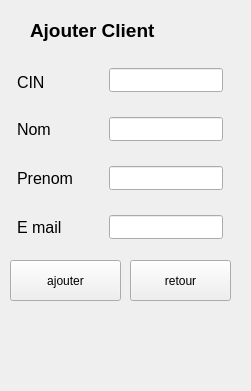
<?xml version="1.0" encoding="UTF-8"?>
<ui version="4.0">
 <class>ajouteravis</class>
 <widget class="QWidget" name="ajouteravis">
  <property name="windowModality">
   <enum>Qt::WindowModal</enum>
  </property>
  <property name="geometry">
   <rect>
    <x>0</x>
    <y>0</y>
    <width>251</width>
    <height>391</height>
   </rect>
  </property>
  <property name="windowTitle">
   <string>Form</string>
  </property>
  <property name="autoFillBackground">
   <bool>false</bool>
  </property>
  <widget class="QLabel" name="ajouteravis_2">
   <property name="geometry">
    <rect>
     <x>30</x>
     <y>10</y>
     <width>191</width>
     <height>41</height>
    </rect>
   </property>
   <property name="font">
    <font>
     <pointsize>14</pointsize>
     <weight>75</weight>
     <bold>true</bold>
    </font>
   </property>
   <property name="layoutDirection">
    <enum>Qt::LeftToRight</enum>
   </property>
   <property name="styleSheet">
    <string>backgroud-color:white;</string>
   </property>
   <property name="text">
    <string>Ajouter Client</string>
   </property>
  </widget>
  <widget class="QPushButton" name="retour">
   <property name="geometry">
    <rect>
     <x>130</x>
     <y>260</y>
     <width>101</width>
     <height>41</height>
    </rect>
   </property>
   <property name="styleSheet">
    <string notr="true">QLineEdit { color: red; }
</string>
   </property>
   <property name="text">
    <string>retour</string>
   </property>
  </widget>
  <widget class="QPushButton" name="pushButton">
   <property name="geometry">
    <rect>
     <x>10</x>
     <y>260</y>
     <width>111</width>
     <height>41</height>
    </rect>
   </property>
   <property name="autoFillBackground">
    <bool>false</bool>
   </property>
   <property name="styleSheet">
    <string notr="true">QLineEdit { color: red; }
</string>
   </property>
   <property name="text">
    <string>ajouter</string>
   </property>
  </widget>
  <widget class="QLabel" name="label_idclient_avis">
   <property name="geometry">
    <rect>
     <x>17</x>
     <y>67</y>
     <width>86</width>
     <height>31</height>
    </rect>
   </property>
   <property name="font">
    <font>
     <pointsize>12</pointsize>
    </font>
   </property>
   <property name="styleSheet">
    <string notr="true">QLineEdit { color: red; }
</string>
   </property>
   <property name="text">
    <string>CIN</string>
   </property>
  </widget>
  <widget class="QLabel" name="label_id_avis">
   <property name="geometry">
    <rect>
     <x>17</x>
     <y>116</y>
     <width>72</width>
     <height>27</height>
    </rect>
   </property>
   <property name="font">
    <font>
     <pointsize>12</pointsize>
    </font>
   </property>
   <property name="styleSheet">
    <string notr="true">QLineEdit { color: red; }
</string>
   </property>
   <property name="text">
    <string>Nom</string>
   </property>
  </widget>
  <widget class="QLineEdit" name="avis_edit">
   <property name="geometry">
    <rect>
     <x>109</x>
     <y>166</y>
     <width>114</width>
     <height>24</height>
    </rect>
   </property>
   <property name="styleSheet">
    <string>backgroud-color:white;</string>
   </property>
   <property name="text">
    <string/>
   </property>
  </widget>
  <widget class="QLineEdit" name="id_edit_avis">
   <property name="geometry">
    <rect>
     <x>109</x>
     <y>117</y>
     <width>114</width>
     <height>24</height>
    </rect>
   </property>
   <property name="styleSheet">
    <string>backgroud-color:white;</string>
   </property>
  </widget>
  <widget class="QLineEdit" name="film_edit">
   <property name="geometry">
    <rect>
     <x>109</x>
     <y>215</y>
     <width>114</width>
     <height>24</height>
    </rect>
   </property>
   <property name="styleSheet">
    <string>backgroud-color:white;</string>
   </property>
  </widget>
  <widget class="QLabel" name="label_avis">
   <property name="geometry">
    <rect>
     <x>17</x>
     <y>165</y>
     <width>71</width>
     <height>27</height>
    </rect>
   </property>
   <property name="font">
    <font>
     <pointsize>12</pointsize>
    </font>
   </property>
   <property name="styleSheet">
    <string notr="true">QLineEdit { color: red; }
</string>
   </property>
   <property name="text">
    <string>Prenom</string>
   </property>
  </widget>
  <widget class="QLabel" name="label_nom_film">
   <property name="geometry">
    <rect>
     <x>17</x>
     <y>214</y>
     <width>54</width>
     <height>27</height>
    </rect>
   </property>
   <property name="font">
    <font>
     <pointsize>12</pointsize>
    </font>
   </property>
   <property name="styleSheet">
    <string notr="true">QLineEdit { color: red; }
</string>
   </property>
   <property name="text">
    <string>E mail</string>
   </property>
  </widget>
  <widget class="QLineEdit" name="id_client_avis">
   <property name="geometry">
    <rect>
     <x>109</x>
     <y>68</y>
     <width>114</width>
     <height>24</height>
    </rect>
   </property>
   <property name="styleSheet">
    <string>backgroud-color:white;</string>
   </property>
  </widget>
  <widget class="QLabel" name="label_2">
   <property name="geometry">
    <rect>
     <x>60</x>
     <y>330</y>
     <width>121</width>
     <height>41</height>
    </rect>
   </property>
   <property name="text">
    <string/>
   </property>
   <property name="pixmap">
    <pixmap>../../Downloads/res/lagoralogo.png</pixmap>
   </property>
  </widget>
  <zorder>label_idclient_avis</zorder>
  <zorder>label_id_avis</zorder>
  <zorder>avis_edit</zorder>
  <zorder>pushButton</zorder>
  <zorder>id_edit_avis</zorder>
  <zorder>film_edit</zorder>
  <zorder>retour</zorder>
  <zorder>label_avis</zorder>
  <zorder>label_nom_film</zorder>
  <zorder>ajouteravis_2</zorder>
  <zorder>id_client_avis</zorder>
  <zorder>label_2</zorder>
 </widget>
 <resources/>
 <connections/>
</ui>
